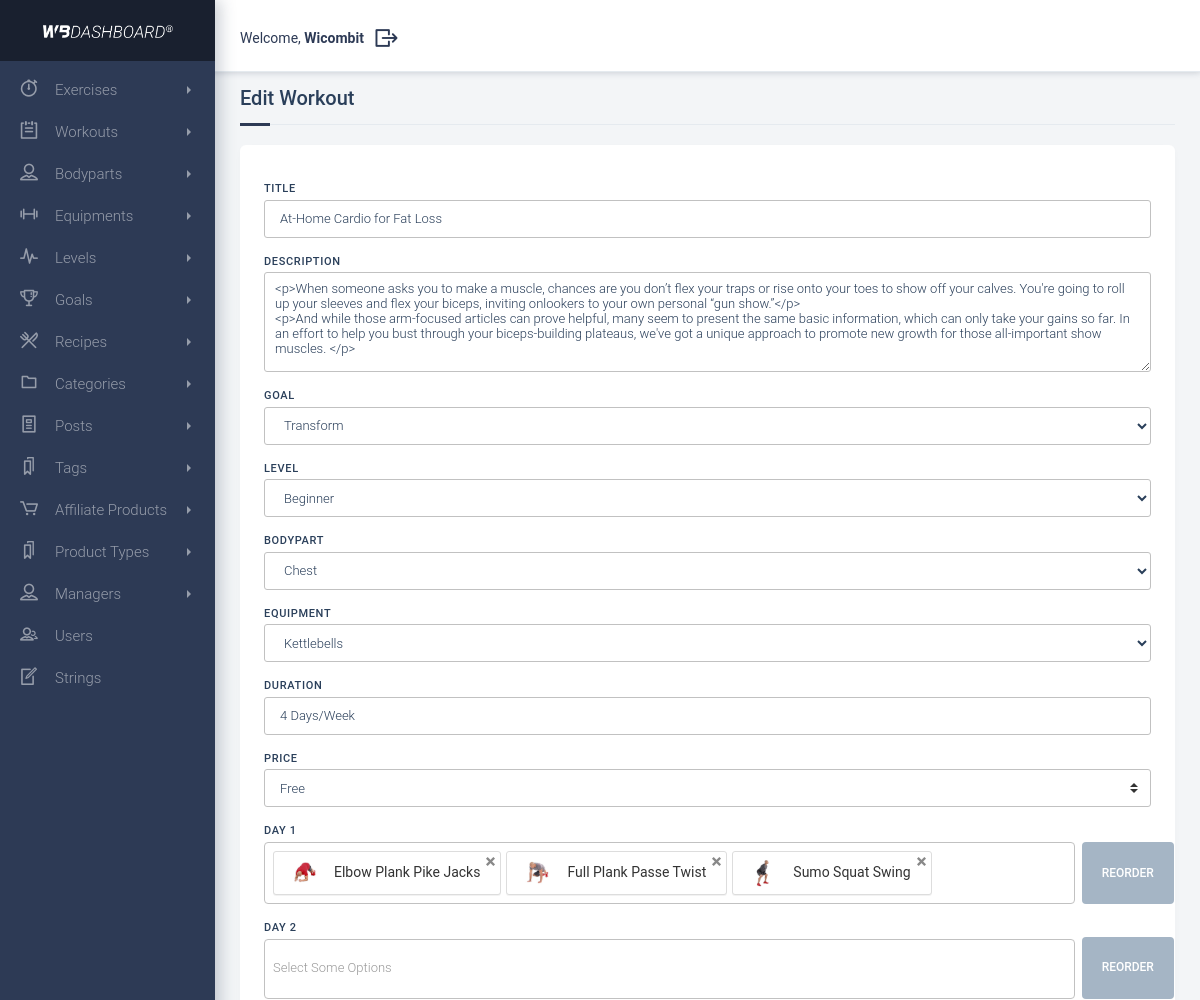
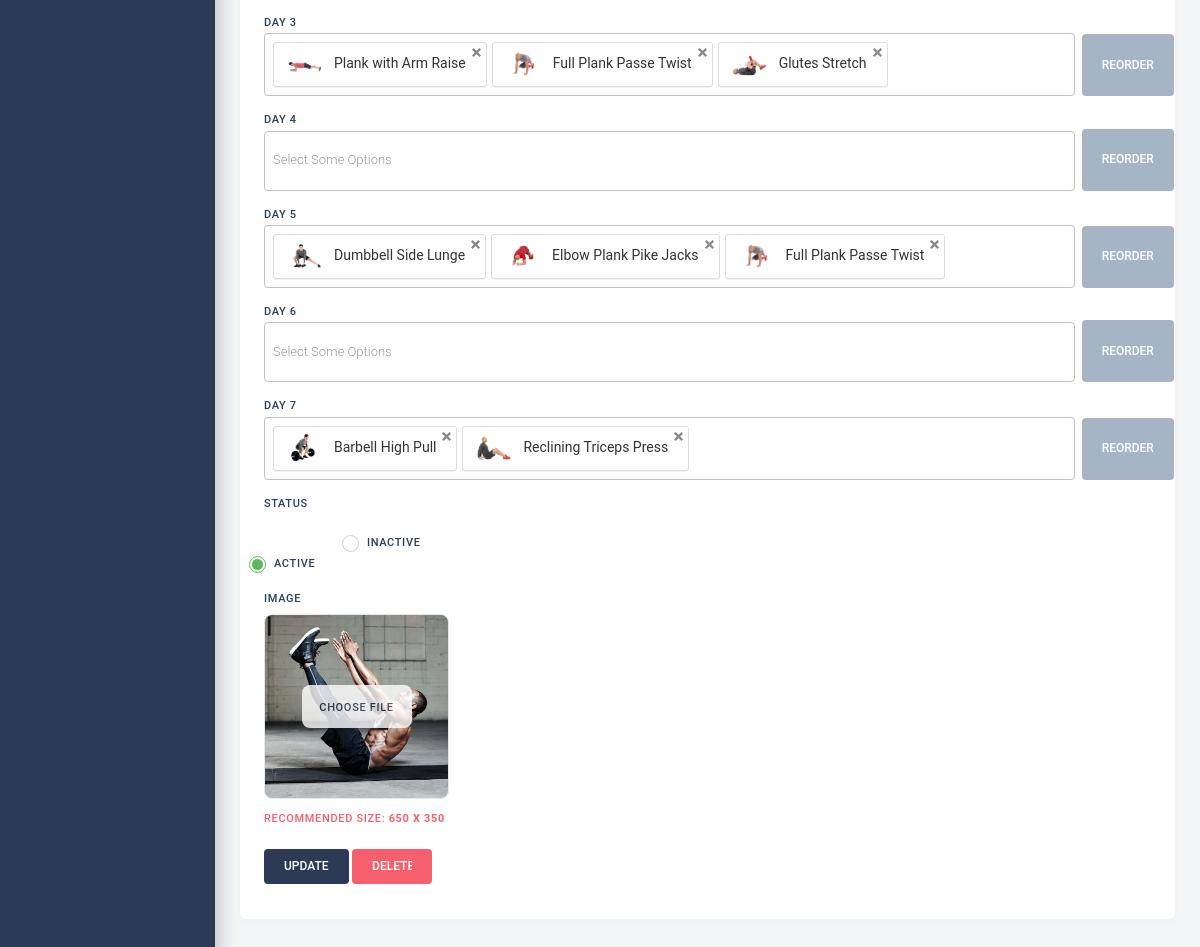
Screenshot of /backend/src/controller/edit_workout.php?id=16 (signed in) with the database file from the repository (2 pictures, top to bottom).
### tables this page shows
CREATE TABLE `managers` (
  `manager_id` int(11) NOT NULL,
  `manager_name` varchar(50) NOT NULL,
  `manager_email` varchar(150) NOT NULL,
  `manager_password` varchar(255) NOT NULL,
  `manager_description` varchar(255) DEFAULT NULL,
  `manager_avatar` varchar(255) DEFAULT 'avatar.png',
  `manager_status` tinyint(1) NOT NULL DEFAULT 1,
  `manager_verified` tinyint(1) NOT NULL DEFAULT 0,
  `manager_updated` datetime NOT NULL DEFAULT current_timestamp() ON UPDATE current_timestamp(),
  `manager_created` datetime NOT NULL DEFAULT current_timestamp()
);

CREATE TABLE `workouts` (
  `workout_id` int(11) NOT NULL,
  `workout_title` varchar(150) NOT NULL,
  `workout_description` text NOT NULL,
  `workout_goal` int(11) NOT NULL,
  `workout_level` int(11) NOT NULL,
  `workout_bodypart` int(11) NOT NULL,
  `workout_equipment` int(11) NOT NULL,
  `workout_duration` varchar(150) NOT NULL,
  `workout_status` varchar(11) NOT NULL,
  `workout_price` varchar(11) NOT NULL DEFAULT 'free',
  `workout_image` varchar(150) NOT NULL
);

CREATE TABLE `goals` (
  `goal_id` int(11) NOT NULL,
  `goal_title` varchar(150) NOT NULL,
  `goal_image` varchar(150) NOT NULL
);

CREATE TABLE `levels` (
  `level_id` int(11) NOT NULL,
  `level_title` varchar(50) NOT NULL,
  `level_rate` varchar(50) NOT NULL,
  `level_image` varchar(150) NOT NULL
);

CREATE TABLE `bodyparts` (
  `bodypart_id` int(11) NOT NULL,
  `bodypart_title` varchar(150) NOT NULL,
  `bodypart_image` varchar(150) NOT NULL
);

CREATE TABLE `equipments` (
  `equipment_id` int(11) NOT NULL,
  `equipment_title` varchar(150) NOT NULL,
  `equipment_image` varchar(150) NOT NULL
);

### backend/src/controller/sidebar.php (called while the page is built)
<?php
require_once '../admin/config.php';
require_once '../admin/functions.php';
$connect = connect($database);
$user = get_user_information($connect);
$user = $user['0'];
require '../views/sidebar.view.php';
?>

### backend/src/views/edit.workout.view.php (the view, shortened to what this page needs)
<?php require'sidebar.php'; ?>
<section class="page-container">
    <div class="page-content-wrapper">
 <div class="content sm-gutter">
            <div class="container-fluid padding-25 sm-padding-10">
                <div class="row">
                    <div class="col-12">
                                        <div class="block-heading d-flex align-items-center title-pages">
                    <h5 class="text-truncate">Edit Workout</h5>
                </div>
                    </div>
                    <div class="col-md-12">
                        <div class="form-block mb-4">
<form enctype="multipart/form-data" action="<?php echo htmlspecialchars($_SERVER['PHP_SELF']); ?>" method="post">
<div class="form-row">
  <div class="form-group col-md-12">
    <div class="block col-md-12" style="padding-bottom: 35px">
   <label class="control-label">Title</label>
   <input type="text" value="<?php echo $workout['workout_title']; ?>" name="workout_title" class="form-control" required>
   <label class="control-label">Description</label>
   <textarea type="text" class="advancedtinymce form-control" name="workout_description" id="description" required><?php echo $workout['workout_description']; ?></textarea>
   <label class="control-label">Goal</label>
   <select class="form-control" name="workout_goal" required>
   <option value="<?php echo $workout['workout_goal']; ?>" selected><?php echo $workout['goal_title']; ?></option>
   </select>
   <label class="control-label">Level</label>
   <select class="form-control" name="workout_level" required>
   <option value="<?php echo $workout['workout_level']; ?>" selected><?php echo $workout['level_title']; ?></option>
   </select>
   <label class="control-label">Bodypart</label>
   <select class="form-control" name="workout_bodypart" required>
   <option value="<?php echo $workout['workout_bodypart']; ?>" selected><?php echo $workout['bodypart_title']; ?></option>
   </select>
   <label class="control-label">Equipment</label>
   <select class="form-control" name="workout_equipment" required>
   <option value="<?php echo $workout['workout_equipment']; ?>" selected><?php echo $workout['equipment_title']; ?></option>
   </select>
   <label class="control-label">Duration</label>
   <input type="text" value="<?php echo $workout['workout_duration']; ?>" name="workout_duration" class="form-control" required>
  <label class="control-label">Price</label>
  <select class="custom-select form-control" name="workout_price">
    <?php
    if($workout['workout_price'] == 'free')
    {
      echo '<option value="free" selected="selected">Free</option>';
    }
    ?>
  </select>
   <div class="row">
    <div class="col-11">
      <label class="control-label">Day 1</label>
</div>
<div class="col-1 flexCenter">
<input type="button" name="view" value="reorder" workoutid="<?php echo $workout["workout_id"]; ?>" day="1" class="btn orderBtn btn-info btn-xs view_data" />
</div>
</div>
   <div class="row">
    <div class="col-11">
   <label class="control-label">Day 2</label>
</div>
<div class="col-1 flexCenter">
<input type="button" name="view" value="reorder" workoutid="<?php echo $workout["workout_id"]; ?>" day="2" class="btn orderBtn btn-info btn-xs view_data" />
</div>
</div>
   <div class="row">
    <div class="col-11">
   <label class="control-label">Day 3</label>
 </div>
<div class="col-1 flexCenter">
<input type="button" name="view" value="reorder" workoutid="<?php echo $workout["workout_id"]; ?>" day="3" class="btn orderBtn btn-info btn-xs view_data" />
</div>
</div>
   <div class="row">
    <div class="col-11">
   <label class="control-label">Day 4</label>
 </div>
<div class="col-1 flexCenter">
<input type="button" name="view" value="reorder" workoutid="<?php echo $workout["workout_id"]; ?>" day="4" class="btn orderBtn btn-info btn-xs view_data" />
</div>
</div>
   <div class="row">
    <div class="col-11">
   <label class="control-label">Day 5</label>
 </div>
<div class="col-1 flexCenter">
<input type="button" name="view" value="reorder" workoutid="<?php echo $workout["workout_id"]; ?>" day="5" class="btn orderBtn btn-info btn-xs view_data" />
</div>
</div>
   <div class="row">
    <div class="col-11">
   <label class="control-label">Day 6</label>
 </div>
<div class="col-1 flexCenter">
<input type="button" name="view" value="reorder" workoutid="<?php echo $workout["workout_id"]; ?>" day="6" class="btn orderBtn btn-info btn-xs view_data" />
</div>
</div>
   <div class="row">
    <div class="col-11">
   <label class="control-label">Day 7</label>
 </div>
<div class="col-1 flexCenter">
<input type="button" name="view" value="reorder" workoutid="<?php echo $workout["workout_id"]; ?>" day="7" class="btn orderBtn btn-info btn-xs view_data" />
</div>
</div>
<label class="control-label">Status</label>
   <div class="row">
                        <div class="col-sm-1">
                        <?php
$in = '1';
if (strpos($in, $workout['workout_status']) !== false) {
    echo '<div class="radio radio-success"> <input type="radio" name="workout_status" id="radio5" value="'. $workout['workout_status'] .'" checked=""> <label for="radio5"> Active </label> </div>';
}else{
  echo '<div class="radio radio-success"> <input type="radio" name="workout_status" id="radio5" value="' . $in .'"> <label for="radio5"> Active </label> </div>';
}
                         ?>
                        </div>
                        <div class="col-sm-2">
                        <?php
$out = '0';
if (strpos($out, $workout['workout_status']) !== false) {
    echo '<div class="radio radio-danger"> <input type="radio" name="workout_status" id="radio6" value="0" checked=""> <label for="radio6"> Inactive </label> </div>';
}else{
  echo '<div class="radio radio-danger"> <input type="radio" name="workout_status" id="radio6" value="'. $out .'"> <label for="radio6"> Inactive </label> </div>';
}
                         ?>
                        </div>
                    </div>
        <label >Image</label>
<div class="new-image" id="image-preview" style="background: url(../images/<?php echo $workout['workout_image'] ?>);background-size: cover; background-position: center;">
  <label for="image-upload" id="image-label">Choose File</label>
</div>
<span class="text-danger recomendedsize">Recommended size: <b>650 x 350</b> </span>
<br/>
<br/>
   <div class="action-button">
   <input type="submit" name="update" value="Update" class="btn btn-embossed btn-primary">
   <a onclick="alertdelete();">
   <input name="trash" value="Delete" class="btn btn-embossed btn-danger" style="width: 80px;"></a>
   </div>
</div>
</div>
</div>
</form>
</div>
</div>
</div>
</div>
</div>
</div>
</section>

### backend/src/views/sidebar.view.php (shortened to what this page needs)
<nav id="navigation" class="navigation-sidebar bg-primary">
        <div class="navigation-header">
        <a href="<?php echo SITE_URL ?>"><img src="../assets/images/wbdashboard.png" style="max-width: 130px;"></a>
    </div>
    <div class="navigation-menu">
        <ul class="menu-items custom-scroll">
            <li>
                <a href="javascript:void(0);" class="have-submenu <?php showMenu('exercises.php');?>">
                    <span class="icon-thumbnail"><i class="dripicons-stopwatch"></i></span>
                    <span class="title">Exercises</span>
                </a>
            </li>
            <li>
                <a href="javascript:void(0);" class="have-submenu <?php showMenu('workouts.php');?>">
                    <span class="icon-thumbnail"><i class="dripicons-to-do"></i></span>
                    <span class="title">Workouts</span>
                </a>
            </li>
            <li>
                <a href="javascript:void(0);" class="have-submenu <?php showMenu('bodyparts.php');?>">
                    <span class="icon-thumbnail"><i class="dripicons-user"></i></span>
                    <span class="title">Bodyparts</span>
                </a>
            </li>
            <li>
                <a href="javascript:void(0);" class="have-submenu <?php showMenu('equipments.php');?>">
                    <span class="icon-thumbnail"><i class="dripicons-lifting"></i></span>
                    <span class="title">Equipments</span>
                </a>
            </li>
            <li>
                <a href="javascript:void(0);" class="have-submenu <?php showMenu('levels.php');?>">
                    <span class="icon-thumbnail"><i class="dripicons-pulse"></i></span>
                    <span class="title">Levels</span>
                </a>
            </li>
            <li>
                <a href="javascript:void(0);" class="have-submenu <?php showMenu('goals.php');?>">
                    <span class="icon-thumbnail"><i class="dripicons-trophy"></i></span>
                    <span class="title">Goals</span>
                </a>
            </li>
            <li>
                <a href="javascript:void(0);" class="have-submenu <?php showMenu('recipes.php');?>">
                    <span class="icon-thumbnail"><i class="dripicons-cutlery"></i></span>
                    <span class="title">Recipes</span>
                </a>
            </li>
            <li>
                <a href="javascript:void(0);" class="have-submenu <?php showMenu('categories.php');?>">
                    <span class="icon-thumbnail"><i class="dripicons-folder"></i></span>
                    <span class="title">Categories</span>
                </a>
            </li>
            <li>
                <a href="javascript:void(0);" class="have-submenu <?php showMenu('posts.php');?>">
                    <span class="icon-thumbnail"><i class="dripicons-article"></i></span>
                    <span class="title">Posts</span>
                </a>
            </li>
            <li>
                <a href="javascript:void(0);" class="have-submenu <?php showMenu('tags.php');?>">
                    <span class="icon-thumbnail"><i class="dripicons-bookmarks"></i></span>
                    <span class="title">Tags</span>
                </a>
            </li>
            <li>
                <a href="javascript:void(0);" class="have-submenu <?php showMenu('products.php');?>">
                    <span class="icon-thumbnail"><i class="dripicons-cart"></i></span>
                    <span class="title">Affiliate Products</span>
                </a>
            </li>
            <li>
                <a href="javascript:void(0);" class="have-submenu <?php showMenu('types.php');?>">
                    <span class="icon-thumbnail"><i class="dripicons-bookmarks"></i></span>
                    <span class="title">Product Types</span>
                </a>
            </li>
            <li>
                <a href="javascript:void(0);" class="have-submenu <?php showMenu('managers.php');?>">
                    <span class="icon-thumbnail"><i class="dripicons-user"></i></span>
                    <span class="title">Managers</span>
                </a>
            </li>
            <li>
                <a href="../controller/users.php">
                    <span class="icon-thumbnail"><i class="dripicons-user-group"></i></span>
                    <span class="title">Users</span>
                </a>
            </li>
            <li>
                <a href="../controller/strings.php">
                    <span class="icon-thumbnail"><i class="dripicons-document-edit"></i></span>
                    <span class="title">Strings</span>
                </a>
            </li>
        </div>
</nav>
<div class="header fixed-header">
            <div class="container-fluid side-padding">
                <div class="row">
                    <div class="col-lg-8 d-none d-lg-block">
                        <p class="sidebar-relative">Welcome, <b><?php echo $user['manager_name']; ?></b> <a href="../controller/logout.php" class="sidebar-logout"><i class="dripicons-exit"></i></a></p>
                    </div>
                </div>
            </div>
        </div>

### backend/src/assets/css/lightbox.css (style rules this page uses)
body:after { content: url(../files/close.png) url(../files/loading.gif) url(../files/prev.png) url(../files/next.png); display: none; }

### rows the page displays
managers: manager_name "Wicombit"
workouts: workout_title "At-Home Cardio for Fat Loss", workout_description "<p>When someone asks you to make a muscle, chances are you don’t flex your traps or rise onto your toes to show off your calves. You're going to roll up your sleeves and flex your biceps, inviting onlookers to your own personal “gun show.”</p> <p>And while those arm-focused articles can prove helpful, many seem to present the same basic information, which can only take your gains so far. In an effort to help you bust through your biceps-building plateaus, we've got a unique approach to promote new growth for those all-important show muscles. </p>", workout_goal "Transform", workout_level "Beginner", workout_bodypart "Chest", workout_equipment "Kettlebells", workout_duration "4 Days/Week", workout_price "Free", workout_image (picture)
